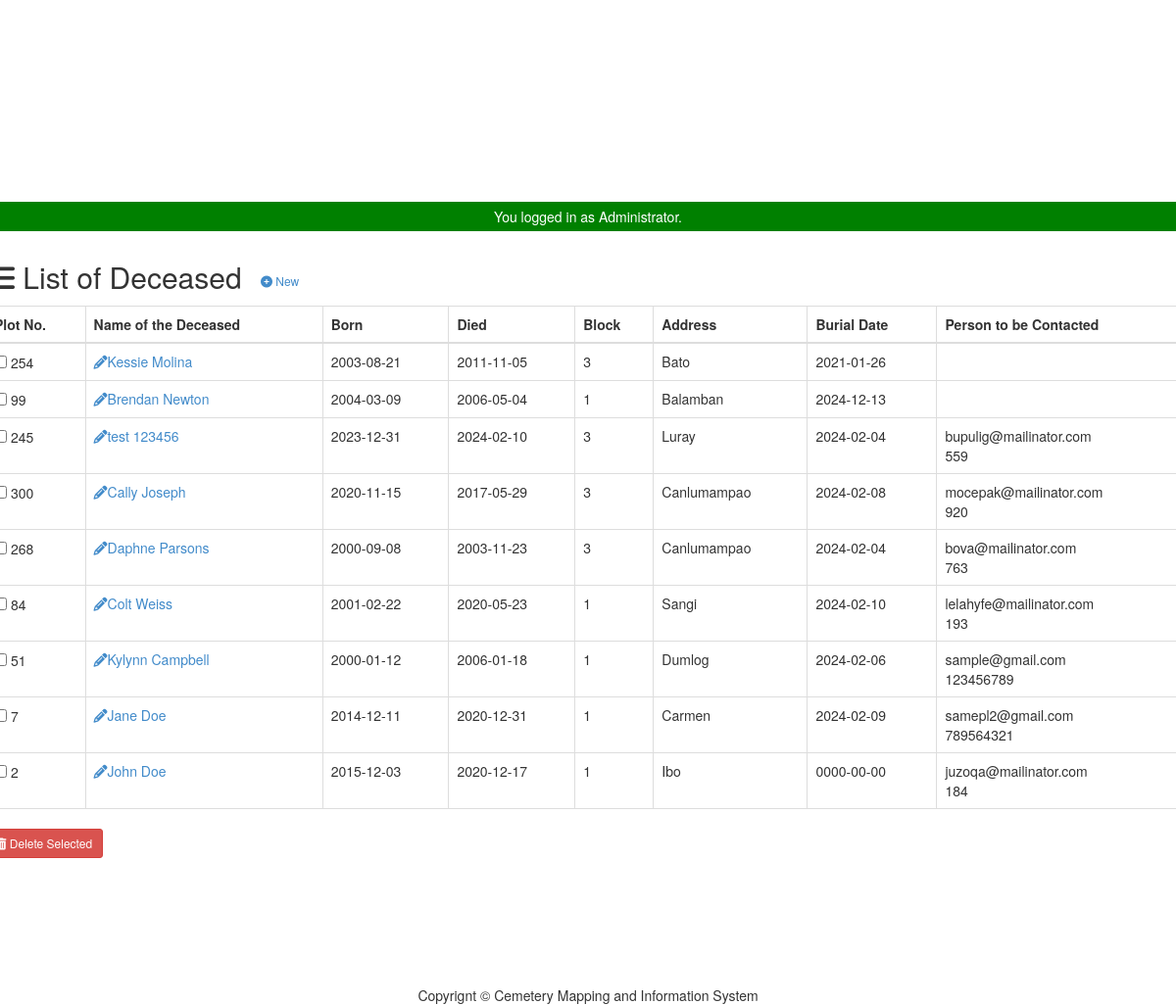
The page /admin/person/index.php (signed in, lower part) on the database as committed earlier.
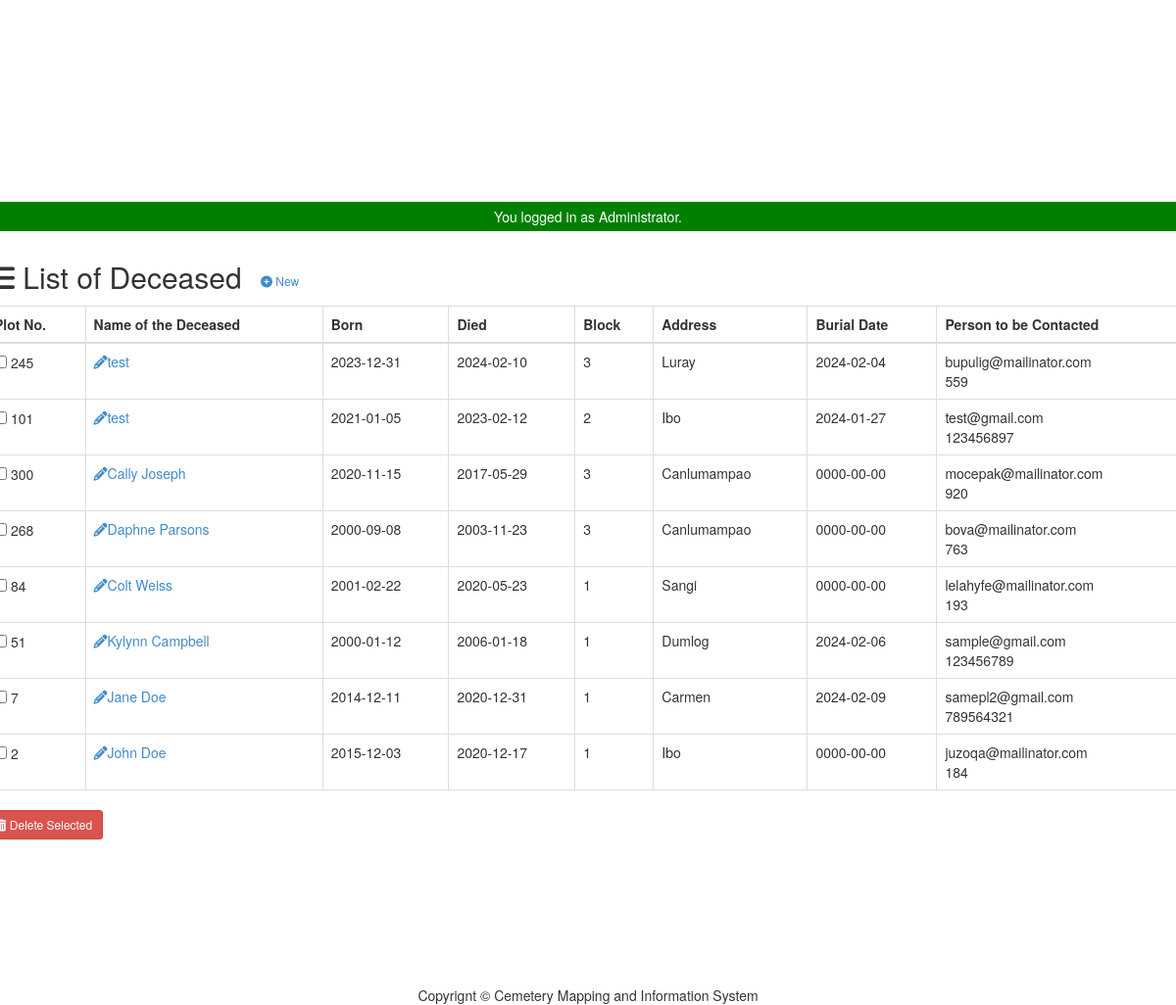
The same page on the database as committed later.
### tables this page shows
CREATE TABLE `tblpeople` (
  `PEOPLEID` int(11) NOT NULL,
  `FNAME` varchar(100) NOT NULL,
  `GRAVENO` int(11) NOT NULL,
  `BORNDATE` date NOT NULL,
  `DIEDDATE` date NOT NULL,
  `CATEGORIES` enum('1','2','3') NOT NULL,
  `LOCATION` enum('Poog','Luray','Dumlog','Canlumampao','Ibo','Carmen','Sangi') NOT NULL,
  `BURIALDATE` date NOT NULL
);

CREATE TABLE `tblreserve` (
  `id` int(11) NOT NULL,
  `user_id` int(11) NOT NULL,
  `graveno` int(11) NOT NULL,
  `block` int(11) NOT NULL,
  `location` varchar(100) NOT NULL,
  `status` varchar(100) NOT NULL DEFAULT 'Pending',
  `email` varchar(100) NOT NULL,
  `mobile_number` varchar(100) NOT NULL,
  `created_at` datetime NOT NULL DEFAULT current_timestamp()
);

### admin/person/index.php (called while the page is built, shortened)
<?php
require_once ("../theme/templates.php");
?>

### include/database.php (called while the page is built, shortened)
<?php
class Database {
	var $sql_string = '';
	private $conn;
	public function open_connection() {
		$this->conn = mysqli_connect(server,user,pass);
		if(!$this->conn){
			echo "Problem in database connection! Contact administrator!";
			exit();
		}else{
			$db_select = mysqli_select_db($this->conn,database_name);
		}
	}
	function setQuery($sql='') {
		$this->sql_string=$sql;
	}
	function executeQuery() {
		$result = mysqli_query($this->conn,$this->sql_string);
		return $result;
	}
	private function confirm_query($result) {
		return $result;
	}
	function loadResultList( $key='' ) {
		$cur = $this->executeQuery();
		$array = array();
		while ($row = mysqli_fetch_object($cur)) {
			if ($key) {
				$array[$row->$key] = $row;
			} else {
				$array[] = $row;
			}
		}
		return $array;
	}
}
$mydb = new Database();
?>

### admin/person/list.php (the view, shortened to what this page needs)
<div class="row">
	<div class="col-12">
		<div class="card">
			<div class="card-header">
				<h2>
					<i class="fa fa-list"></i> List of Deceased
					<a href="index.php?view=add" class="btn btn-secondary btn-sm">
						<i class="fa fa-plus-circle"></i> New
					</a>
				</h2>
			</div>
			<div class="card-body">
				<form action="controller.php?action=delete" Method="POST">
					<div class="table-responsive">
						<table id="dash-table" class="table table-bordered table-hover" cellspacing="0" width="100%">
							<thead>
								<tr>
									<th>Plot No.</th>
									<th>Name of the Deceased</td>
									<th>Born</th>
									<th>Died</th>
									<th>Block</th>
									<th>Address</th>
									<th>Burial Date</th>
									<th>Person to be Contacted</th>
								</tr>
							</thead>
							<tbody>
								<?php
								$query = "SELECT * FROM `tblpeople` ORDER BY `PEOPLEID` DESC";
								$mydb->setQuery($query);
								$cur = $mydb->loadResultList();
								foreach ($cur as $result) {
									$borndate =  $result->BORNDATE;
									$dieddate =  $result->DIEDDATE;
									echo '<tr>';
									echo '<td><input type="checkbox" name="selector[]" id="selector[]" value="' . $result->PEOPLEID . '"/> ' . $result->GRAVENO . '</td>';
									echo '<td><a title="edit" href="' . web_root . 'admin/person/index.php?view=edit&id=' . $result->PEOPLEID . '"><i class="fa fa-pencil "></i>' . $result->FNAME . '</a></td>';
									echo '<td>' . $borndate . '</td>';
									echo '<td>' . $dieddate . '</td>';
									echo '<td>' . $result->CATEGORIES . '</td>';
									echo '<td>' . $result->LOCATION . '</td>';
									echo '<td>' . $result->BURIALDATE . '</td>';
									$query = "SELECT * FROM `tblreserve` WHERE `graveno` = '" . $result->GRAVENO . "'";
									$mydb->setQuery($query);
									$cur1 = $mydb->loadResultList();
									echo '<td>';
									foreach ($cur1 as $result1) {
										echo $result1->email . '<br>';
										echo $result1->mobile_number . '<br>';
									}
									echo '</td>';
									echo '</tr>';
								}
								?>
							</tbody>
						</table>
						<div class="btn-group">
							<button type="submit" class="btn btn-danger btn-sm" name="delete" onclick="return confirm('Are you sure you want to delete this data?');"><i class="fa fa-trash fw-fa"></i> Delete Selected</button>
						</div>
					</div>
				</form>
			</div>
		</div>
	</div>
</div>

### admin/theme/templates.php (shortened to what this page needs)
<!DOCTYPE html>
<html lang="en">
<head>
  <link rel="stylesheet" href="<?= web_root; ?>/template/assets/css/bootstrap.min.css">
  <link rel="stylesheet" href="<?= web_root; ?>/template/assets/plugins/fontawesome/css/fontawesome.min.css">
  <link rel="stylesheet" href="<?= web_root; ?>/template/assets/plugins/fontawesome/css/all.min.css">
  <link rel="stylesheet" href="<?= web_root; ?>/template/assets/css/style.css">
</head>
<body class="nk-body bg-lighter npc-default has-sidebar no-touch nk-nio-theme mini-sidebar">
  <div class="main-wrapper">
    <div class="sidebar" id="sidebar">
      <div class="sidebar-inner slimscroll">
      </div>
    </div>
    <div class="page-wrapper">
      <div class="content container-fluid">
        <?php check_message();  ?>
        <?php require_once $content; ?>
      </div>
    </div>
  </div>
</body>
<footer>
  <div style="text-align: center;">Copyrignt &copy; Cemetery Mapping and Information System</div>
</footer>
</html>

### include/session.php (shortened to what this page needs)
		<?php
  function check_message(){
    if(isset($_SESSION['message'])){
      if(isset($_SESSION['msgtype'])){
        if ($_SESSION['msgtype']=="info"){
          echo  '<p style="width:100%;padding:5px 0; text-align: center; color: white; background-color: blue;">'. $_SESSION['message'] . '</p>';
        }elseif($_SESSION['msgtype']=="error"){
          echo  '<p style="width:100%;padding:5px 0; text-align: center; color: white; background-color: red;">' . $_SESSION['message'] . '</p>';
        }elseif($_SESSION['msgtype']=="success"){
          echo  '<p style="width:100%;padding:5px 0; text-align: center; color: white; background-color: green;">' . $_SESSION['message'] . '</p>';
        }
        }
    }
 }
?>

Rows that differ between the two databases and show on the page:
removed tblpeople: GRAVENO "254", FNAME "Kessie Molina", BORNDATE "2003-08-21", DIEDDATE "2011-11-05", CATEGORIES "3", LOCATION "Bato", BURIALDATE "2021-01-26"
removed tblpeople: GRAVENO "99", FNAME "Brendan Newton", BORNDATE "2004-03-09", DIEDDATE "2006-05-04", CATEGORIES "1", LOCATION "Balamban", BURIALDATE "2024-12-13"
changed tblpeople "Luray": FNAME "test 123456" → "test"
added tblpeople: GRAVENO "101", FNAME "test", BORNDATE "2021-01-05", DIEDDATE "2023-02-12", CATEGORIES "2", LOCATION "Ibo", BURIALDATE "2024-01-27"
now on this page (row unchanged): tblreserve: email "test@gmail.com", mobile_number "123456897", shown under "101"
changed tblpeople "Cally Joseph": BURIALDATE "2024-02-08" → "0000-00-00"
changed tblpeople "Daphne Parsons": BURIALDATE "2024-02-04" → "0000-00-00"
changed tblpeople "Colt Weiss": BURIALDATE "2024-02-10" → "0000-00-00"
